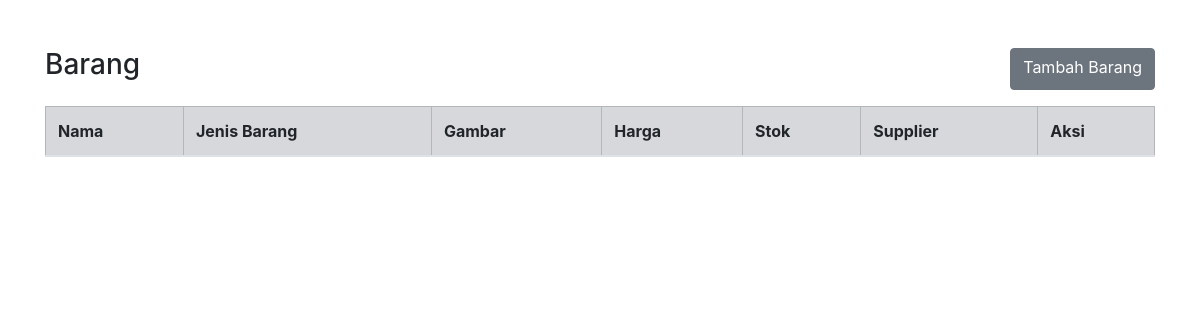
/page/barang/index.php, run on an earlier commit of the app's database.
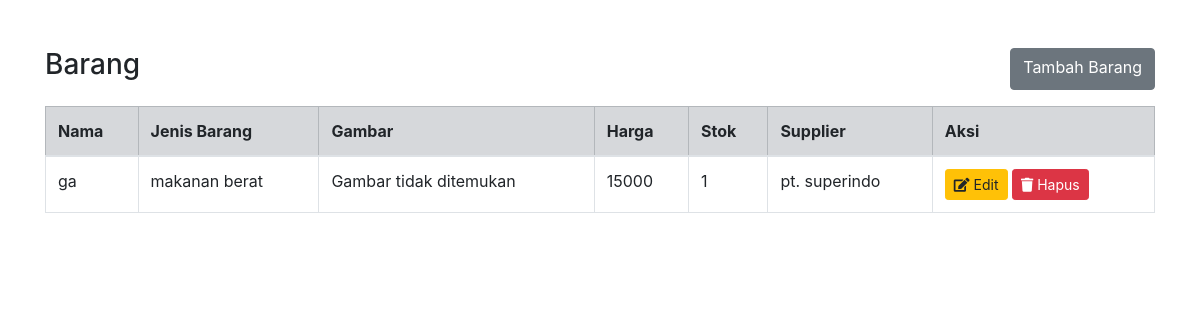
And on a later commit of the database.
### tables this page shows
CREATE TABLE `barang` (
  `id_barang` int(11) NOT NULL,
  `id_jenis_barang` int(11) NOT NULL,
  `id_supplier` int(11) NOT NULL,
  `nama` varchar(50) NOT NULL,
  `harga` int(11) NOT NULL,
  `stok` int(11) NOT NULL,
  `gambar` varchar(50) NOT NULL
);

CREATE TABLE `jenis_barang` (
  `id_jenis_barang` int(11) NOT NULL,
  `nama_jenis_barang` varchar(30) NOT NULL
);

CREATE TABLE `supplier` (
  `id_supplier` int(11) NOT NULL,
  `nama_supplier` varchar(50) NOT NULL,
  `alamat` varchar(50) NOT NULL,
  `email` varchar(50) NOT NULL,
  `no_telp` varchar(20) NOT NULL,
  `no_rekening` int(11) NOT NULL
);

### database/class/barang.php (called while the page is built, shortened)
<?php
class Barang
{
    private $db;
    private static $instance = null;
    public function __construct($db_conn)
    {
        $this->db = $db_conn;
    }
    public static function getInstance($pdo)
    {
        if (self::$instance == null) {
            self::$instance = new Barang($pdo);
        }
        return self::$instance;
    }
    public function getAll()
    {
        try {
            $stmt = $this->db->prepare("SELECT barang.*, jenis_barang.nama_jenis_barang, supplier.nama_supplier
                                        FROM barang
                                        JOIN jenis_barang ON jenis_barang.id_jenis_barang = barang.id_jenis_barang
                                        JOIN supplier ON supplier.id_supplier = barang.id_supplier;
                                        ");
            $stmt->execute();
            $data = $stmt->fetchAll(PDO::FETCH_ASSOC);
            return $data;
        } catch (PDOException $e) {
            echo $e->getMessage();
            return false;
        }
    }
}
?>

### page/barang/index.php (the view, shortened to what this page needs)
<!DOCTYPE html>
<html lang="en">
<head>
    <link href="https://stackpath.bootstrapcdn.com/bootstrap/4.5.2/css/bootstrap.min.css" rel="stylesheet">
    <link href="https://cdnjs.cloudflare.com/ajax/libs/font-awesome/5.15.3/css/all.min.css" rel="stylesheet">
</head>
<body>
    <div class="container mt-5">
        <div class="d-flex justify-content-between mb-3">
            <h3>Barang</h3>
            <a href="index.php?page=barang&act=tambah" class="btn btn-secondary">Tambah Barang</a>
        </div>
        <div class="table-responsive">
            <table class="table table-bordered">
                <thead class="table-secondary">
                    <tr>
                        <th>Nama</th>
                        <th>Jenis Barang</th>
                        <th>Gambar</th>
                        <th>Harga</th>
                        <th>Stok</th>
                        <th>Supplier</th>
                        <th>Aksi</th>
                    </tr>
                </thead>
                <tbody>
                    <?php
                    $pdo = koneksi::connect();
                    $barang = Barang::getInstance($pdo);
                    $dataBarang = $barang->getAll();
                    if ($dataBarang && is_array($dataBarang)) {
                        foreach ($dataBarang as $row) {
                    ?>
                    <tr>
                        <td><?php echo htmlspecialchars($row['nama']); ?></td>
                        <td><?php echo htmlspecialchars($row['nama_jenis_barang']); ?></td>
                        <td>
                            <?php
                            $gambarPath = 'page/barang/img/' . htmlspecialchars($row['gambar']);
                            if (file_exists($gambarPath)) {
                                echo '<img src="' . $gambarPath . '" width="180">';
                            } else {
                                echo 'Gambar tidak ditemukan';
                            }
                            ?>
                        </td>
                        <td><?php echo htmlspecialchars($row['harga']); ?></td>
                        <td><?php echo htmlspecialchars($row['stok']); ?></td>
                        <td><?php echo htmlspecialchars($row['nama_supplier']); ?></td>
                        <td>
                            <a href="index.php?page=barang&act=edit&id_barang=<?php echo htmlspecialchars($row['id_barang']); ?>" class="btn btn-warning btn-sm">
                                <i class="fas fa-edit"></i> Edit
                            </a>
                            <a href="index.php?page=barang&act=hapus&id_barang=<?php echo htmlspecialchars($row['id_barang']); ?>" class="btn btn-danger btn-sm" onclick="return confirm('Apakah anda ingin menghapus data ini?')">
                                <i class="fas fa-trash"></i> Hapus
                            </a>
                        </td>
                    </tr>
                    <?php
                        }
                    }
                    ?>
                </tbody>
            </table>
        </div>
    </div>
</body>
</html>

What changed in the data, as far as the page shows it:
added barang: nama "ga", id_jenis_barang.nama_jenis_barang "makanan berat", shows "Gambar tidak ditemukan", harga "15000", stok "1", id_supplier.nama_supplier "pt. superindo"
